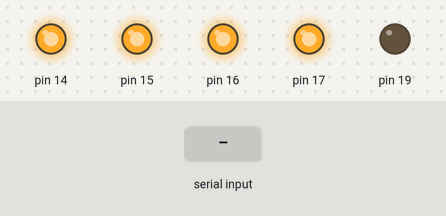
The sketch below on a simulated Arduino Uno, built with avr-gcc and run on an emulated ATmega328P. Parts: output pins drawn as LEDs (lit = HIGH). The test bench sets the inputs (shaded band). What the sketch prints to the serial monitor is not drawn.

Above: at 1.2 s.
1.3 s: "0" received over Serial
At 2.5 s:
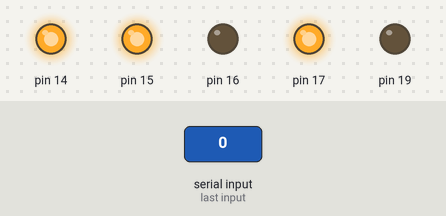
Timing chart, 0 to 4.3 s (numbered marks = the images above; inputs shaded):
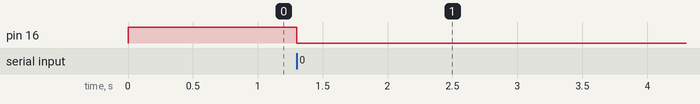

The sketch:

TypeWriter.ino
```cpp
#include "TypeWriter.h"

bool buffer;

// Mapping pin <-> row/col
// 0 is top, 10 is bottom
// cols are input (left connector)
// rows are output (right connector)
char get_pin_col(char col)
{
	return 33 - col;
}

char get_pin_row(char row)
{
	return 23 - row;
}


void setup()
{
	//Start serial connection
	Serial.begin(9600);

	//Configure pins
	for (char i = 0; i < 10; i++) {
		pinMode(get_pin_col(i), INPUT_PULLUP);
	}
	for (char i = 0; i < 10; i++) {
		if (i == 4 || i == 5) {
			continue;
		}
		pinMode(get_pin_row(i), OUTPUT);
		digitalWrite(get_pin_row(i), HIGH);
	}
	// Row 4 is GND
	pinMode(get_pin_row(4), OUTPUT);
	digitalWrite(get_pin_row(4), LOW);

	Serial.println("~ TypeWriter Panasonic R191 by Xou ~");
	buffer = true;
}

const char shiftWritePin = get_pin_row(SHIFT.row);

void activate(char row, char col, bool shift_same_col)
{
	char readPin = get_pin_col(col);
	char writePin = get_pin_row(row);

	//Serial.println("Waiting for low on ");
	//Serial.print(readPin);
	while (1) {
		if (digitalRead(readPin) == LOW) {
			break;
		}
	}
	digitalWrite(writePin, LOW);
	if (shift_same_col) {
		digitalWrite(shiftWritePin, LOW);
	}

	while (1) {
		if (digitalRead(readPin) == HIGH) {
			break;
		}
	}
	digitalWrite(writePin, HIGH);
	if (shift_same_col) {
		digitalWrite(shiftWritePin, HIGH);
	}
}

void key(Combi combi)
{
	if (combi.mod & MOD_ACUTE) {
		key(ACUTE);
	}
	if (combi.mod & MOD_AGRAVE) {
		key(AGRAVE);
	}

	if (combi.mod & MOD_ACIRC) {
		key(ACUTE);
		key(SPACE);
		key(BACKSPACE);
		key(AGRAVE);
	}
	for (int i = 0; i < 2; i++) {
		if (combi.mod & MOD_SHIFT) {
			activate(SHIFT.row, SHIFT.col, false);
		}
		if (combi.mod & MOD_CODE) {
			activate(CODE.row, CODE.col, false);
		}
		activate(combi.row, combi.col, (combi.mod & MOD_SHIFT)
				 && combi.col == SHIFT.col);
	}
	if (combi.row == 8 && combi.col == 4) {
		/* return, let it breathe */
		delay(300);
	} else {
		delay(75);
	}
}

void write_character(int character)
{
	/* We assume the character is latin-1 encoded */
	int i;
	for (i = 0; i < 255; i++) {
		if (mapping[i].latin1 == character) {
			break;
		}

		if (mapping[i].latin1 == 0) {
			i = 255;
			break;
		}
	}

	if (i < 255) {
		key(mapping[i].combi);
	} else {
		key(SPACE);				/* Default to space if char is not found */
	}

}

void loop()
{
	if (Serial.available()) {
		buffer = true;
		write_character(Serial.read());
	} else {
		if (buffer) {
			buffer = false;
			Serial.print('.');
		}
	}
}
```

TypeWriter.h
```cpp
/* Mapping definition */
typedef enum {
	MOD_NO = 0,
	MOD_SHIFT = 1,
	MOD_CODE = 2,
	MOD_ACUTE = 4,
	MOD_AGRAVE = 8,
	MOD_ACIRC = 16
} Modifier;

typedef struct {
	char row;
	char col;
	char mod;
} Combi;

typedef struct {
	unsigned char latin1;
	Combi combi;

} MapElement;

const MapElement mapping[255] = {
	{49, {0, 0, MOD_NO}},		/* 1 */
	{50, {0, 1, MOD_NO}},		/* 2 */
	{114, {0, 2, MOD_NO}},		/* r */
	{82, {0, 2, MOD_SHIFT}},	/* R */
	{101, {0, 3, MOD_NO}},		/* e */
	{69, {0, 3, MOD_SHIFT}},	/* E */
	{103, {0, 4, MOD_NO}},		/* g */
	{71, {0, 4, MOD_SHIFT}},	/* G */
	{104, {0, 5, MOD_NO}},		/* h */
	{72, {0, 5, MOD_SHIFT}},	/* H */
	{35, {0, 7, MOD_NO}},		/* # */
	{113, {1, 2, MOD_NO}},		/* q */
	{81, {1, 2, MOD_SHIFT}},	/* Q */
	{119, {1, 3, MOD_NO}},		/* w */
	{87, {1, 3, MOD_SHIFT}},	/* W */
	{102, {1, 4, MOD_NO}},		/* f */
	{70, {1, 4, MOD_SHIFT}},	/* F */
	{100, {1, 5, MOD_NO}},		/* d */
	{68, {1, 5, MOD_SHIFT}},	/* D */
	{98, {1, 7, MOD_NO}},		/* b */
	{66, {1, 7, MOD_SHIFT}},	/* B */
	{110, {1, 8, MOD_NO}},		/* n */
	{78, {1, 8, MOD_SHIFT}},	/* N */
	{52, {2, 0, MOD_NO}},		/* 4 */
	{51, {2, 1, MOD_NO}},		/* 3 */
	{116, {2, 2, MOD_NO}},		/* t */
	{84, {2, 2, MOD_SHIFT}},	/* T */
	{122, {2, 3, MOD_NO}},		/* z */
	{90, {2, 3, MOD_SHIFT}},	/* Z */
	{107, {2, 4, MOD_NO}},		/* k */
	{75, {2, 4, MOD_SHIFT}},	/* K */
	{106, {2, 5, MOD_NO}},		/* j */
	{74, {2, 5, MOD_SHIFT}},	/* J */
	{44, {2, 7, MOD_NO}},		/* , */
	{109, {2, 8, MOD_NO}},		/* m */
	{77, {2, 8, MOD_SHIFT}},	/* M */
	{53, {3, 0, MOD_NO}},		/* 5 */
	{54, {3, 1, MOD_NO}},		/* 6 */
	{84, {3, 2, MOD_NO}},		/* T */
	{97, {3, 4, MOD_NO}},		/* a */
	{65, {3, 4, MOD_SHIFT}},	/* A */
	{115, {3, 5, MOD_NO}},		/* s */
	{83, {3, 5, MOD_SHIFT}},	/* S */
	{118, {3, 7, MOD_NO}},		/* v */
	{86, {3, 7, MOD_SHIFT}},	/* V */
	{99, {3, 8, MOD_NO}},		/* c */
	{67, {3, 8, MOD_SHIFT}},	/* C */
	{56, {6, 0, MOD_NO}},		/* 8 */
	{55, {6, 1, MOD_NO}},		/* 7 */
	{105, {6, 2, MOD_NO}},		/* i */
	{73, {6, 2, MOD_SHIFT}},	/* I */
	{117, {6, 3, MOD_NO}},		/* u */
	{85, {6, 3, MOD_SHIFT}},	/* U */
	{108, {6, 4, MOD_NO}},		/* l */
	{76, {6, 4, MOD_SHIFT}},	/* L */
	{246, {6, 5, MOD_NO}},		/* ö */
	{214, {6, 5, MOD_SHIFT}},	/* Ö */
	{46, {6, 7, MOD_NO}},		/* . */
	{45, {6, 8, MOD_NO}},		/* - */
	{57, {7, 0, MOD_NO}},		/* 9 */
	{48, {7, 1, MOD_NO}},		/* 0 */
	{111, {7, 2, MOD_NO}},		/* o */
	{79, {7, 2, MOD_SHIFT}},	/* O */
	{112, {7, 3, MOD_NO}},		/* p */
	{80, {7, 3, MOD_SHIFT}},	/* P */
	{121, {7, 7, MOD_NO}},		/* y */
	{89, {7, 7, MOD_SHIFT}},	/* Y */
	{120, {7, 8, MOD_NO}},		/* x */
	{88, {7, 8, MOD_SHIFT}},	/* X */
	{223, {8, 1, MOD_NO}},		/* ß */
	{43, {8, 2, MOD_NO}},		/* + */
	{252, {8, 3, MOD_NO}},		/* ü */
	{220, {8, 3, MOD_SHIFT}},	/* Ü */
	{228, {8, 5, MOD_NO}},		/* ä */
	{196, {8, 5, MOD_SHIFT}},	/* Ä */
	{33, {0, 0, MOD_SHIFT}},	/* ! */
	{34, {0, 1, MOD_SHIFT}},	/* " */
	{39, {0, 7, MOD_SHIFT}},	/* ' */
	{36, {2, 0, MOD_SHIFT}},	/* $ */
	{167, {2, 1, MOD_SHIFT}},	/* § */
	{59, {2, 7, MOD_SHIFT}},	/* ; */
	{37, {3, 0, MOD_SHIFT}},	/* % */
	{38, {3, 1, MOD_SHIFT}},	/* & */
	{181, {3, 1, MOD_CODE}},	/* µ */
	{40, {6, 0, MOD_SHIFT}},	/* ( */
	{47, {6, 1, MOD_SHIFT}},	/* / */
	{58, {6, 7, MOD_SHIFT}},	/* : */
	{95, {6, 8, MOD_SHIFT}},	/* _ */
	{41, {7, 0, MOD_SHIFT}},	/* ) */
	{61, {7, 1, MOD_SHIFT}},	/* = */
	{63, {8, 1, MOD_SHIFT}},	/* ? */
	{42, {8, 2, MOD_SHIFT}},	/* * */
	{233, {0, 3, MOD_ACUTE}},	/* é */
	{201, {0, 3, MOD_ACUTE | MOD_SHIFT}},	/* É */
	{232, {0, 3, MOD_AGRAVE}},	/* è */
	{200, {0, 3, MOD_AGRAVE | MOD_SHIFT}},	/* È */
	{234, {0, 3, MOD_ACIRC}},	/* ê */
	{225, {3, 4, MOD_ACUTE}},	/* á */
	{193, {3, 4, MOD_ACUTE | MOD_SHIFT}},	/* Á */
	{224, {3, 4, MOD_AGRAVE}},	/* à */
	{192, {3, 4, MOD_AGRAVE | MOD_SHIFT}},	/* À */
	{237, {6, 2, MOD_ACUTE}},	/* í */
	{205, {6, 2, MOD_ACUTE | MOD_SHIFT}},	/* Í */
	{236, {6, 2, MOD_AGRAVE}},	/* ì */
	{204, {6, 2, MOD_AGRAVE | MOD_SHIFT}},	/* Ì */
	{250, {6, 3, MOD_ACUTE}},	/* ú */
	{218, {6, 3, MOD_ACUTE | MOD_SHIFT}},	/* Ú */
	{249, {6, 3, MOD_AGRAVE}},	/* ù */
	{217, {6, 3, MOD_AGRAVE | MOD_SHIFT}},	/* Ù */
	{243, {7, 2, MOD_ACUTE}},	/* ó */
	{211, {7, 2, MOD_ACUTE | MOD_SHIFT}},	/* Ó */
	{242, {7, 2, MOD_AGRAVE}},	/* ò */
	{210, {7, 2, MOD_AGRAVE | MOD_SHIFT}},	/* Ò */
	{234, 0, 3, MOD_ACIRC},		/* ê */
	{202, 0, 3, MOD_ACIRC | MOD_SHIFT},	/* Ê */
	{226, 3, 4, MOD_ACIRC},		/* â */
	{194, 3, 4, MOD_ACIRC | MOD_SHIFT},	/* Â */
	{238, 6, 2, MOD_ACIRC},		/* î */
	{206, 6, 2, MOD_ACIRC | MOD_SHIFT},	/* Î */
	{251, 6, 3, MOD_ACIRC},		/* û */
	{219, 6, 3, MOD_ACIRC | MOD_SHIFT},	/* Û */
	{244, 7, 2, MOD_ACIRC},		/* ô */
	{212, 7, 2, MOD_ACIRC | MOD_SHIFT},	/* Ô */
	{10, {8, 4, MOD_NO}},		/* \n */
	{13, {8, 4, MOD_NO}},		/* \r */
	{32, {3, 9, MOD_NO}},		/* Space */
	{127, {9, 0, MOD_NO}},		/* Backspace */
	{12, {8, 4, MOD_CODE}},		/* Page feed */
	{17, {7, 0, MOD_CODE}},		/* Auto LF */
	{18, {0, 0, MOD_CODE}},		/* LSet */
	{19, {0, 1, MOD_CODE}},		/* RSet */
	{15, {6, 3, MOD_CODE}},		/* Underline */
	{14, {1, 7, MOD_CODE}},		/* Bold */
	{0, {0, 0, MOD_NO}}			/* Sentinel */
};

/* Control combinations */
const Combi SHIFT = { 8, 7, MOD_NO };
const Combi CODE = { 7, 9, MOD_NO };
const Combi ACUTE = { 8, 0, MOD_NO };
const Combi AGRAVE = { 8, 0, MOD_SHIFT };
const Combi SPACE = { 3, 9, MOD_NO };
const Combi BACKSPACE = { 9, 0, MOD_NO };
```

Measured:
- after the input at 1.3 s, pin 16: HIGH → LOW at once
